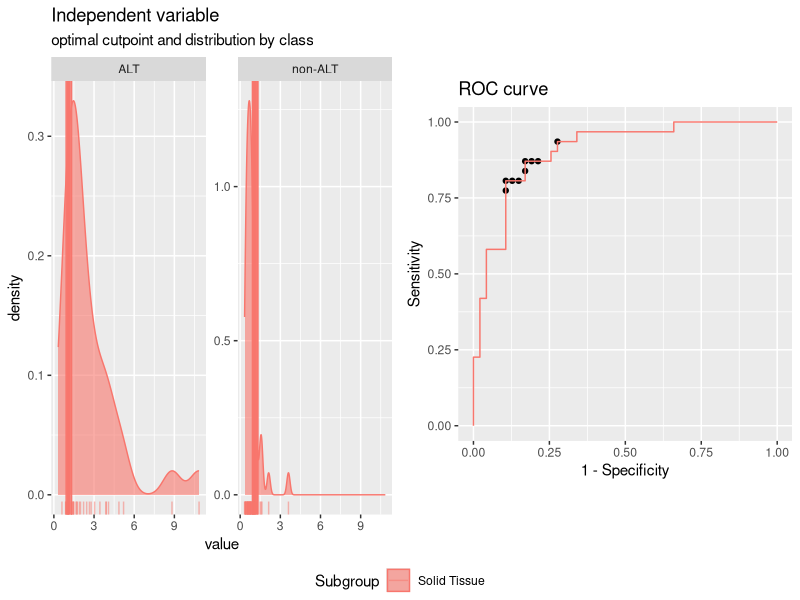
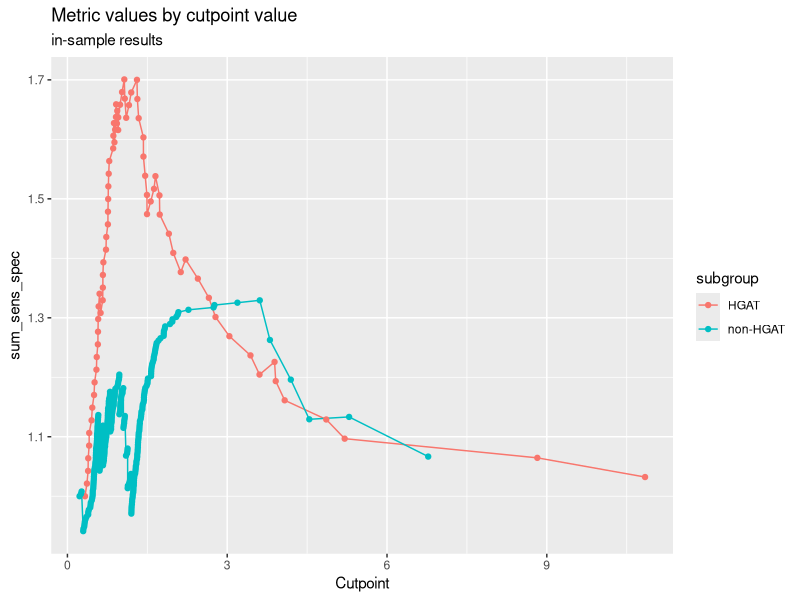
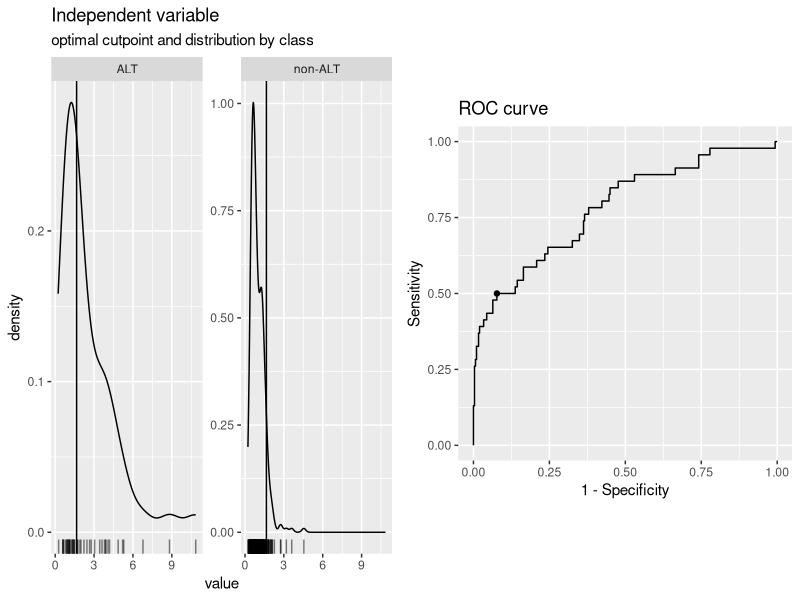
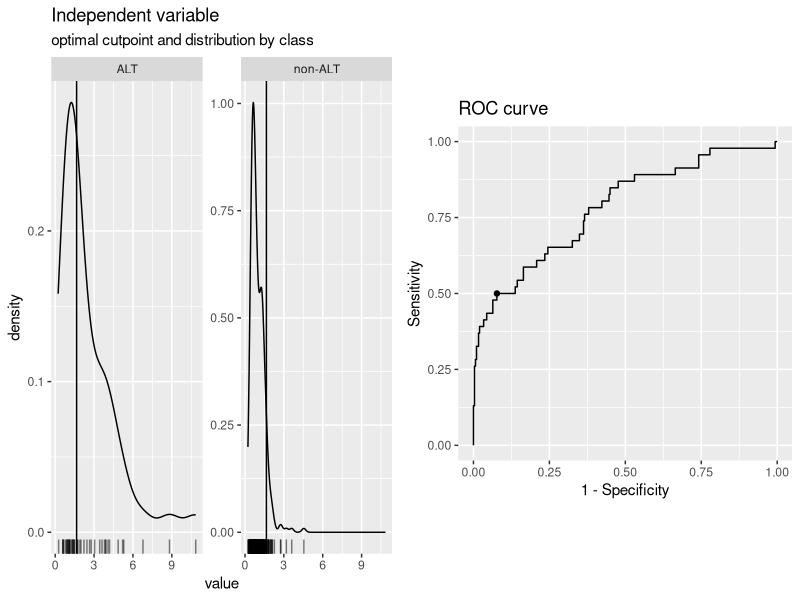
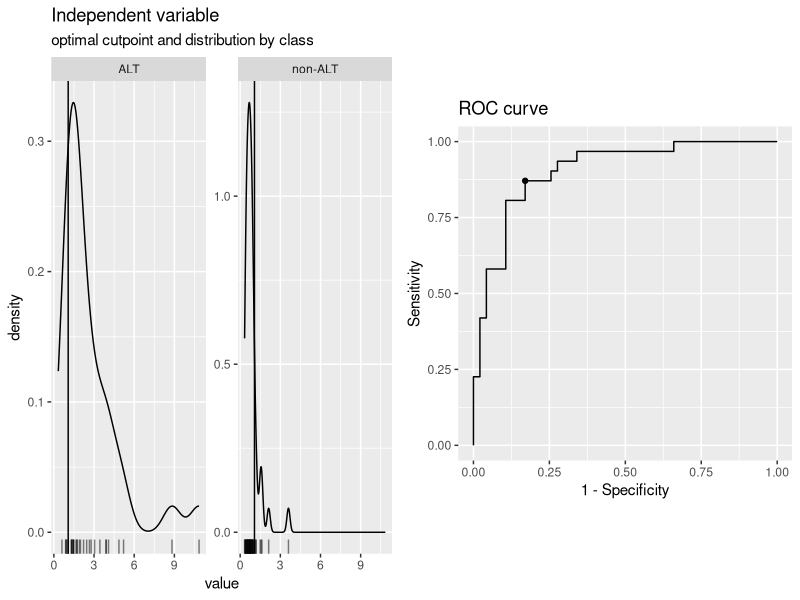
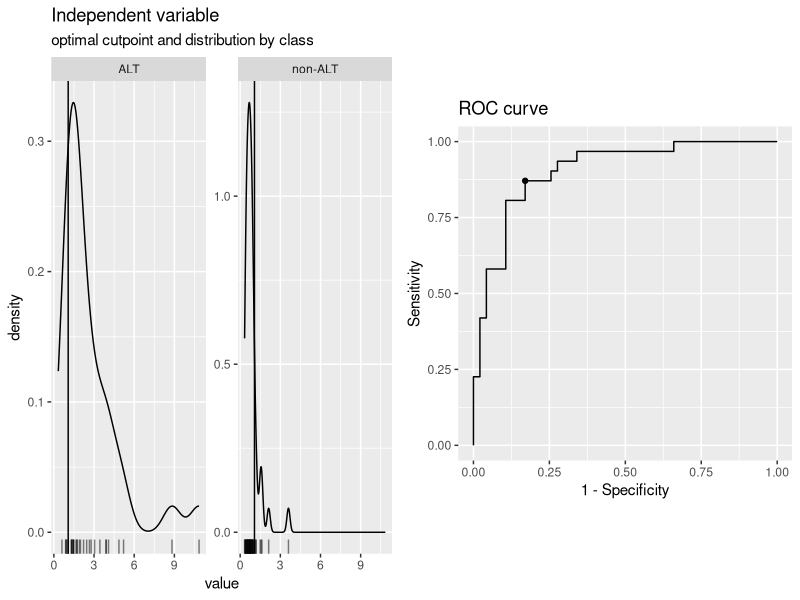
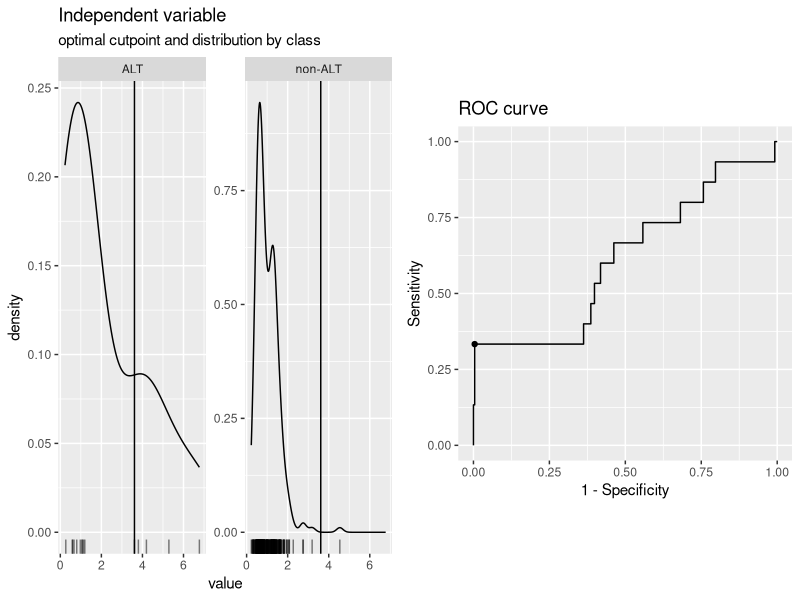
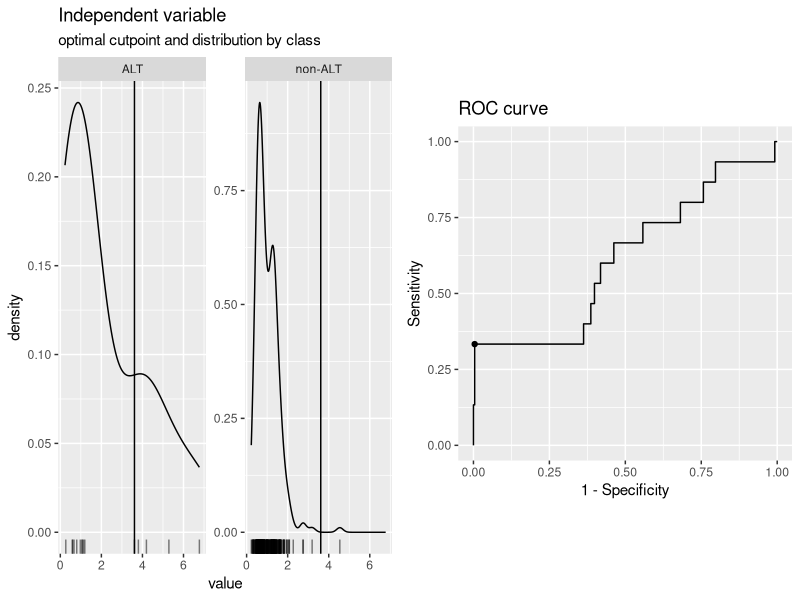

Recreate these plots in R, in order.
library(cutpointr)
library(readr)
library(dplyr)
library(tidyr)

jen_mer <- readr::read_tsv("./analyses/add-histologies/output/ALT_May_2021_JS_plus_v19_histologies.tsv")

hgat <- jen_mer %>%
  filter(group == "HGAT")
non_hgat <- jen_mer %>%
  filter(group == "non-HGAT")

opt_cut <- cutpointr(jen_mer, telomere_ratio, phenotype, group, metric = sum_sens_spec, 
                     tol_metric = 0.05, break_ties = c, na.rm = T)
summary(opt_cut)
pdf("./analyses/cutpoint-analysis/plots/all-pbta-by-subgroup.pdf", height = 4, width = 6)
plot_metric(opt_cut)
dev.off()
opt_cut %>%
  filter(subgroup == "HGAT") %>%
  select(optimal_cutpoint, sum_sens_spec) %>% 
  unnest(cols = c(optimal_cutpoint, sum_sens_spec)) %>%
  arrange(-sum_sens_spec)

opt_cut %>%
  filter(subgroup == "non-HGAT") %>%
  select(optimal_cutpoint, sum_sens_spec) %>% 
  unnest(cols = c(optimal_cutpoint, sum_sens_spec)) %>%
  arrange(-sum_sens_spec)

#all
cp <- cutpointr(jen_mer, telomere_ratio, phenotype, 
                method = maximize_metric, metric = sum_sens_spec, na.rm = T)
summary(cp)
pdf("./analyses/cutpoint-analysis/plots/all-pbta.pdf", height = 4, width = 8)
plot(cp)
dev.off()
#hgat
cp <- cutpointr(hgat, telomere_ratio, phenotype,
                method = maximize_metric, metric = sum_sens_spec, na.rm = T)
summary(cp)
pdf("./analyses/cutpoint-analysis/plots/hgat.pdf", height = 4, width = 8)
plot(cp)
dev.off()
#non-hgat
cp <- cutpointr(non_hgat, telomere_ratio, phenotype, 
                method = maximize_metric, metric = sum_sens_spec, na.rm = T)
summary(cp)
pdf("./analyses/cutpoint-analysis/plots/non-hgat.pdf", height = 4, width = 8)
plot(cp)
dev.off()

#cell lines
opt_cut <- cutpointr(hgat, telomere_ratio, phenotype, composition, metric = sum_sens_spec, 
                     tol_metric = 0.05, break_ties = c, na.rm = T)

opt_cut %>%
  filter(subgroup == "Derived Cell Line") %>%
  select(optimal_cutpoint, sum_sens_spec) %>% 
  unnest(cols = c(optimal_cutpoint, sum_sens_spec)) %>%
  arrange(-sum_sens_spec)

opt_cut %>%
  filter(subgroup == "Solid Tissue") %>%
  select(optimal_cutpoint, sum_sens_spec) %>% 
  unnest(cols = c(optimal_cutpoint, sum_sens_spec)) %>%
  arrange(-sum_sens_spec)
plot(opt_cut)


hgat_tumor <- hgat %>%
  filter(composition == "Solid Tissue")


cp <- cutpointr(hgat_tumor, telomere_ratio, phenotype,
                method = maximize_metric, metric = sum_sens_spec, na.rm = T)
summary(cp)
pdf("./analyses/cutpoint-analysis/plots/hgat-tumor-only.pdf", height = 4, width = 8)
plot(cp)
dev.off()
